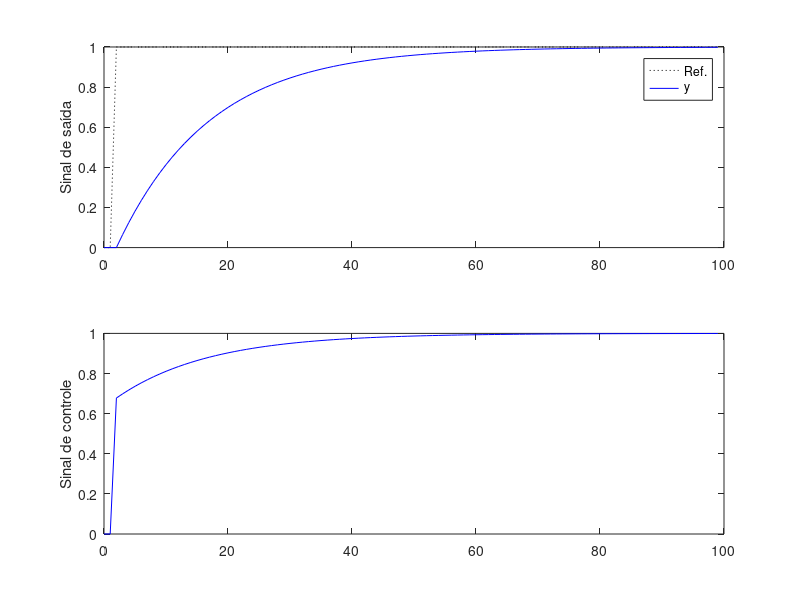

Source code (MATLAB):
%% Atividade 02 (Parte 1) - CDS
% Resolvar o problema de alocação e teste sobre a plata G(s), mostrando que uma escolha de tau_mf de projeto (diferente de 10)
% funciona com seu controle RST sintetizado;
clear all; close all; clc;

%% Planta
tau = 10;
Gs = tf(1, [ tau 1]) 

% Discretizando a planta
Ts = 1; % periodo de amostragem (s)
Gz = c2d(Gs, Ts) % G(z) = ( B(z)z{-1} )/A(z) = b0/( 1+a1*z{-1} )
    Az = Gz.den{1}; a1 = Az(2);     % a1 = exp(-Ts/tau)
    Bz = Gz.num{1}; b0 = Bz(2);     % b0 = 1-exp(-Ts/tau)
    

%% Método de controle RST baseado em Astrom e Wittenmark (2011)
% R(z)*u(k) = T(z)*ref(k) - S(z)*y(k)

% Polinômio de atribuição de polos: H(z) = Hc(z)*Ho(z)

    % Polinomio de "observador": Ho(z) := A(z) -> quando os polos são estaveis
    Ho = Az;

    % Polinomio desejado em M.F: Hc(z)
    tau_mf = 15; % constante de tempo de malha fechada
    Gdes = tf(1,[tau_mf  1]);
    Gdesz = c2d(Gdes,Ts);
    Hc = Gdesz.den{1};

    H = conv(Hc,Ho);
        h1 = H(2); h2 = H(3);

% Polinômio R(z)
    r0 = 1;
    r1 = -1;

% Polinômio S(z)
    s0 = (h1 -a1+1)/b0;
    s1 = (h2 +a1)/b0;

% Polinômio T(z)
    % T(z) = t_off*Ho(z)
    % t_off = Hc(z->1)/B(z->1)
    t_off = sum(Hc)/sum(Bz); % pré-compensador DC
    Tz = t_off*Ho; 
        t0 = Tz(1); t1 = Tz(2);

%% Simulação no domínio do tempo discreto
    tfinal = 100;            % tempo total da simulação (s)
    N = round(tfinal/Ts);   % numero de amostras
    t = 0:Ts:N*Ts-Ts;       % vetor de tempo discreto
    
    % Sinal de referencia
    ref(1:N) = 0; ref(3:N) = 1; 
    
    % Condições iniciais
    y(1) = 0; u(1) = 0;

for k = 2:N
    y(k) = -a1*y(k-1) +b0*u(k-1);

    % Controlador RST
    u(k) = u(k-1) +t0*ref(k) +t1*ref(k-1) -s0*y(k) -s1*y(k-1);
end

% Plot
subplot(211)
    plot(t,ref,':k',t,y,'b');
    ylabel('Sinal de saída');
    legend('Ref.','y');
subplot(212)
    plot(t,u,'b');
    ylabel('Sinal de controle');
